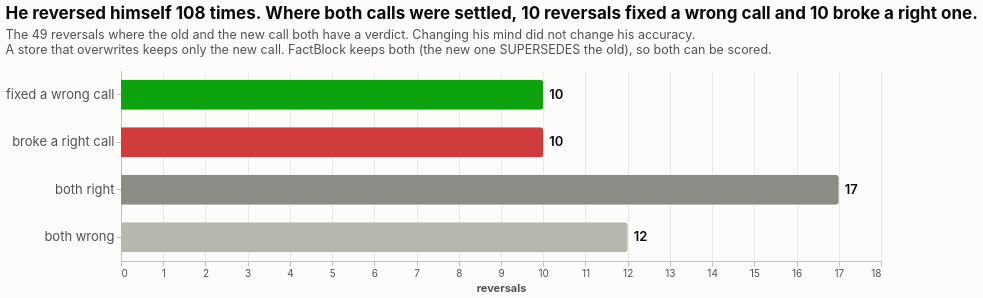

Write notebook code for a chart like this one.
### Markdown cell above
## 3. Did changing his mind help?

108 times he made a call and later made the opposite call on the same thing; the new block `SUPERSEDES` the old one and both stay in the bundle. Where both have a verdict, did the reversal fix a wrong call or break a right one? Hover a bar for the [old, new] FactBlock id pairs.

### Code cell
v = views.reversals(con, pq, AS_OF)
show(v)
# one reversal of each kind: both calls stay in the bundle, so both can be scored
by_id = {n["id"]: n for n in factblock.Bundle(BRAIN).nodes}
pairs = {tuple(p): r["outcome"] for r in v["rows"] for p in r["pairs"]}
for old, new in (("baba020de4fe84cb", "a106b3b283494603"), ("7bc2ad2eec19e3ab", "0d3325178b7b0fb6")):
    print(pairs[(old, new)])
    for label, i in (("  old", old), ("  new", new)):
        print(f"{label}  [{i}]  {by_id[i]['asserted_at'].date()}  {by_id[i]['statement']}")

### Figure 1 — Vega-Lite specification as saved in the notebook (floating-point values rounded to 4 significant figures)
{"$schema": "https://vega.github.io/schema/vega-lite/v5.json", "config": {"axis": {"domainColor": "#c3c2b7", "gridColor": "#ecebe7", "labelColor": "#52514e", "tickColor": "#c3c2b7", "titleColor": "#52514e"}, "background": "#fcfcfb", "font": "Inter, system-ui, sans-serif", "legend": {"labelColor": "#52514e", "titleColor": "#52514e"}, "title": {"anchor": "start", "color": "#0b0b0b", "fontSize": 17, "offset": 14, "subtitleColor": "#52514e", "subtitleFontSize": 12.5, "subtitlePadding": 6}, "view": {"stroke": null}}, "data": {"values": [{"n": 10, "outcome": "fixed a wrong call", "pairs": [["367350a75430735a", "94cd5897852c10ec"], ["4228948d14f69206", "79dcb14971c4fc69"], ["4c126e4ae13a495e", "56506bf6bfa63dbd"], ["4f52ac33501f2e62", "722980774a96ec4a"], ["8312feea80ea9662", "2386164b221b775c"], ["8a9f8e4fa1bce130", "358b153652662cfd"], ["a798788e7a31ab24", "ec4cffc739b8c5de"], ["b82feca9921535d1", "a95075a6065219d6"], ["baba020de4fe84cb", "a106b3b283494603"], ["f8a2944be57968d7", "18353274b7c3d360"]], "share": 0.2041}, {"n": 10, "outcome": "broke a right call", "pairs": [["11ad7c582d6b0f7c", "98167ac67e1299fb"], ["1470cf32d4f4fdc0", "b82feca9921535d1"], ["2386164b221b775c", "fadeedd681701b78"], ["29ae1effc5da68f4", "a249fa3606bed950"], ["307b071be470bdeb", "57932e4e880eef39"], ["7b8bf32cb4526c40", "9ee97836947cb39b"], ["7bc2ad2eec19e3ab", "0d3325178b7b0fb6"], ["c8fa2a42203403b1", "40404466848701e9"], ["e1cf513ddca398b9", "52c3f6e75fcfa868"], ["fe9f3455329a3785", "7ed2e2f18c7b27f0"]], "share": 0.2041}, {"n": 17, "outcome": "both right", "pairs": [["043792cfc7139314", "a299c9f968bb686d"], ["0c0a0f3cff1e418a", "d8a39063af8fe7d9"], ["3ca3daa58aa8c4b1", "4bb0464be84a9f44"], ["4a96b715991c9519", "3ca3daa58aa8c4b1"], ["66fa4ee0b58ef003", "edccc8663a2f684d"], ["7bee1b4351588f92", "d3a438330127eb04"], ["7dfa541610c5a2d0", "3d03c98963d801e2"], ["7ff09010934d10c8", "4a600bac56bfca90"], ["8423dd8e3bdb9e93", "b8a3541b18cdaece"], ["8550483ed2cf46d0", "19d744e69afc66cb"], ["9f1d64ff2471987f", "b11d9ac774b2838e"], ["a106b3b283494603", "763437ddde3489ab"], ["a92bc9bf59c6422e", "52b264db28069823"], ["b61e6144eeef8200", "271dee4b61314578"], ["d94bf0a358b27644", "cdeca1c3435fae62"], ["fa5add1f0d512613", "23e48b15e3aa5d7f"], ["ffbe0b0a84651242", "0943aa3bfef8a5ee"]], "share": 0.3469}, {"n": 12, "outcome": "both wrong", "pairs": [["0d3325178b7b0fb6", "9073c110365b9e49"], ["28b250ce73e11200", "c22e3d8ae89148ab"], ["28eeba30f9108c3e", "e1740f9bd87b125c"], ["9349629a55a00fcb", "b00b99e5c097b46d"], ["a249fa3606bed950", "c97e02650d5bfa04"], ["a2c8b495d0c33a7c", "4982f018ede56336"], ["b08a7359ffceeb5b", "26c5ffe49996f753"], ["ba4c1a04d78f5848", "800b85cc67122bb6"], ["c0f7e487437b3df2", "0cd6917fdc0088c9"], ["d41835e5882adde2", "f0197589dda0b443"], ["eb1e86145168c087", "54c1fa22ef876a6a"], ["efaa29c2d628897b", "30629eb9deb049e1"]], "share": 0.2449}]}, "height": 190, "layer": [{"encoding": {"color": {"field": "outcome", "legend": null, "scale": {"domain": ["fixed a wrong call", "broke a right call", "both right", "both wrong"], "range": ["#0ca30c", "#d03b3b", "#8c8b85", "#b8b7af"]}, "type": "nominal"}, "tooltip": [{"field": "outcome"}, {"field": "n", "title": "reversals"}, {"field": "pairs", "title": "[old, new] FactBlock ids"}], "x": {"field": "n", "title": "reversals", "type": "quantitative"}, "y": {"axis": {"labelFontSize": 13, "labelLimit": 220}, "field": "outcome", "sort": ["fixed a wrong call", "broke a right call", "both right", "both wrong"], "title": null, "type": "nominal"}}, "mark": {"cornerRadiusEnd": 3, "height": 30, "type": "bar"}}, {"encoding": {"text": {"field": "n"}, "x": {"field": "n", "type": "quantitative"}, "y": {"field": "outcome", "sort": ["fixed a wrong call", "broke a right call", "both right", "both wrong"], "type": "nominal"}}, "mark": {"align": "left", "color": "#0b0b0b", "dx": 6, "fontSize": 13, "fontWeight": 600, "type": "text"}}], "title": {"subtitle": ["The 49 reversals where the old and the new call both have a verdict. Changing his mind did not change his accuracy.", "A store that overwrites keeps only the new call. FactBlock keeps both (the new one SUPERSEDES the old), so both can be scored."], "text": "He reversed himself 108 times. Where both calls were settled, 10 reversals fixed a wrong call and 10 broke a right one."}, "width": 760}
